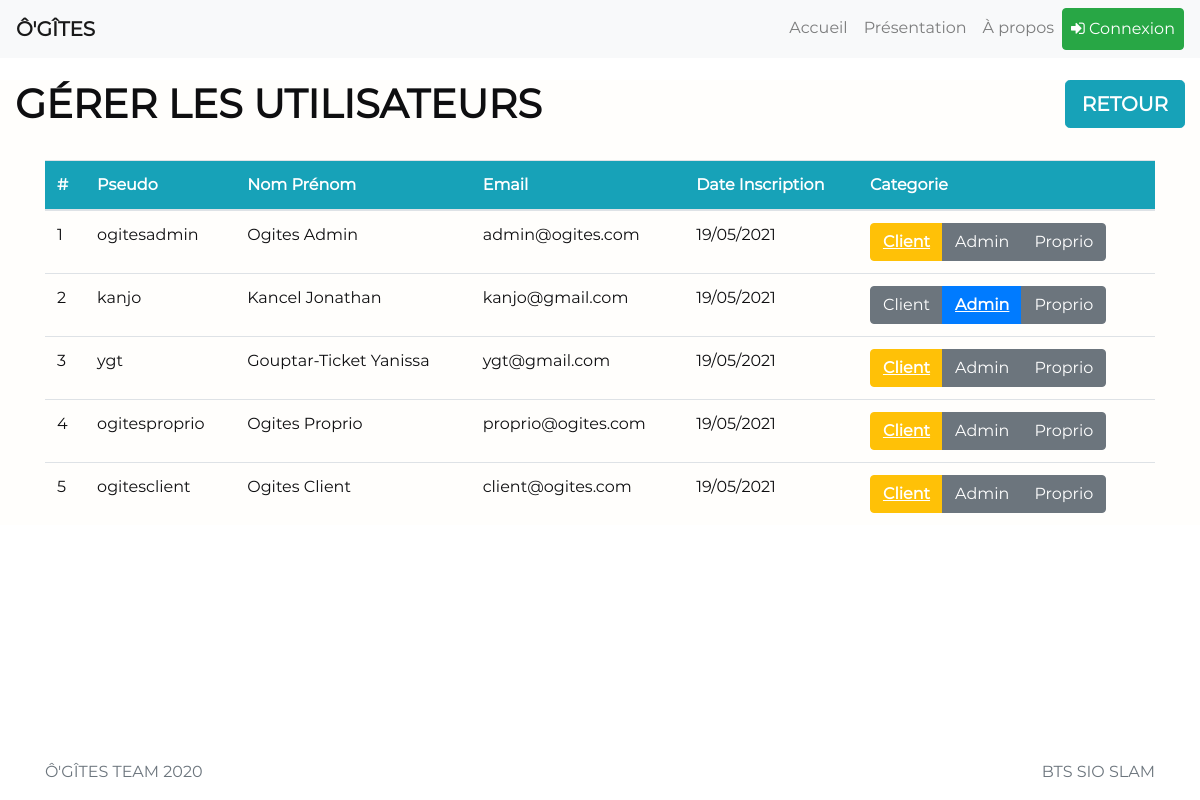
Page /admin/gerer_perm.php on the committed database.
### tables this page shows
CREATE TABLE `users` (
  `id_users` int(11) NOT NULL,
  `pseudo` text NOT NULL,
  `nom` text NOT NULL,
  `prenom` text NOT NULL,
  `email` text NOT NULL,
  `tel` int(11) NOT NULL,
  `mdp` text NOT NULL,
  `date_inscription` date NOT NULL,
  `id_categorie` int(11) NOT NULL
);

### login-system/config.php (called while the page is built, shortened)
<?php
    function bd_connect() {
            try
        {
            $bdd = new PDO('mysql:host=localhost;dbname=ogites2;charset=utf8', 'root', '', array(PDO::ATTR_ERRMODE => PDO::ERRMODE_EXCEPTION));
            return $bdd;
        }
        catch(Exeption $e)
        {
            die('Erreur : ' . $e->getMessage());
        }
    }
    $pdo = bd_connect();
    ?>
    <?php
    function dateFR($date)
    {
      $date = explode('-', $date);
      $date = array_reverse($date);
      $date = implode('/', $date);
      return $date;
    }
    function toFetch($requete)
    {
        global $pdo;
        $Myresult = $pdo->query($requete);
        $Myresult->setFetchMode(PDO::FETCH_ASSOC);
        return $Myresult;
    }
    function toCount($requete)
    {
        $Myresult = toFetch($requete);
        $nb_result = $Myresult->rowCount();
        return $nb_result;
    }
?>

### admin/gerer_perm.php (the view, shortened to what this page needs)
<?php
    require_once 'head.php';
    require_once 'config_admin.php';
?>
<main role="main" class="flex-shrink-0">
    <div class="container-fluid" id="index">
        <h1 style="float: left;"><strong>GÉRER LES UTILISATEURS</strong></h1>
        <a href="index.php" class="btn btn-info btn-lg" style="float: right;"><strong class="white">RETOUR</strong></a>
        <div class="container">
            <?php
            $SQLParam = "SELECT * FROM users ORDER BY date_inscription";
            $response = toFetch($SQLParam);
            $nb_users = toCount($SQLParam);
            if ($nb_users > 0)
            {
            ?>
            <br>
            <table class="table table-hover" style="width: 100%;">
                <thead>
                    <tr class="bg-info">
                        <th class="white">#</th>
                        <th class="white">Pseudo</th>
                        <th class="white">Nom Prénom</th>
                        <th class="white">Email</th>
                        <th class="white">Date Inscription</th>
                        <th class="white">Categorie</th>
                    </tr>
                </thead>
                <tbody>
                    <?php
                    $xc = 1;
                    while ($info_users = $response->fetch())
                    {
                    ?>
                    <tr>
                        <td><?php echo $xc; ?></td>
                        <td><?php echo $info_users["pseudo"] ?></td>
                        <td><?php echo $info_users["nom"] . " " . $info_users["prenom"]; ?></td>
                        <td><?php echo $info_users["email"] ?></td>
                        <td><?php echo datefr($info_users["date_inscription"]) ?></td>
                        <td>
                            <?php
                            $categorie = $info_users["id_categorie"];
                            $id_users = $info_users["id_users"];
                            switch ($categorie)
                            {
                                case 1:
                            ?>
                                <div class="btn-group btn-group-toggle" data-toggle="buttons">
                                    <label class="btn btn-secondary">
                                        <a href="set_client.php?id_users=<?php echo $id_users ?>">Client</a>
                                    </label>
                                    <label class="btn btn-primary" active>
                                        <span class="selected white">Admin</span>
                                    </label>
                                    <label class="btn btn-secondary">
                                        <a href="set_proprio.php?id_users=<?php echo $id_users ?>">Proprio</a>
                                    </label>
                                </div>
                            <?php
                                break;
                                case 2:
                            ?>
                                <div class="btn-group btn-group-toggle" data-toggle="buttons">
                                    <label class="btn btn-warning" active>
                                        <span class="selected white">Client</span>
                                    </label>
                                    <label class="btn btn-secondary">
                                        <a href="set_admin.php?id_users=<?php echo $id_users ?>">Admin</a>
                                    </label>
                                    <label class="btn btn-secondary">
                                        <a href="set_proprio.php?id_users=<?php echo $id_users ?>">Proprio</a>
                                    </label>
                                </div>
                            <?php
                                break;
                            ?>
                            <?php
                            }
                            ?>
                        </td>
                    </tr>
                    <?php
                        $xc++;
                    }
                    ?>
                </tbody>
            </table>
            <?php
            }
            else
            {
            ?>
            <h3 align="center">Aucun utilisateur dans la base de données.</h3>
            <?php
            }
            ?>
        </div>
    </div>
</main>
<?php
	require_once '../javascripts.php';
	require_once '../footer.php';
?>

### admin/admin_style.css (style rules this page uses)
.white { color:#fff; }

### css/custom.css (style rules this page uses)
body { padding-top: 5rem; }

### css/main.css (style rules this page uses)
* { font-family: "Montserrat"; color: #0e0e10; }
#index { background-color: #fffefc; }

### admin/gerer_perm.php (style rules this page uses)
a { color: #fff; }
.selected { font-weight: bold; text-decoration: underline; }

### rows in the picture
users: pseudo "ogitesadmin", nom "Ogites", prenom "Admin", email "admin@ogites.com", date_inscription "19/05/2021"
users: pseudo "kanjo", nom "Kancel", prenom "Jonathan", email "kanjo@gmail.com", date_inscription "19/05/2021"
users: pseudo "ygt", nom "Gouptar-Ticket", prenom "Yanissa", email "ygt@gmail.com", date_inscription "19/05/2021"
users: pseudo "ogitesproprio", nom "Ogites", prenom "Proprio", email "proprio@ogites.com", date_inscription "19/05/2021"
users: pseudo "ogitesclient", nom "Ogites", prenom "Client", email "client@ogites.com", date_inscription "19/05/2021"
